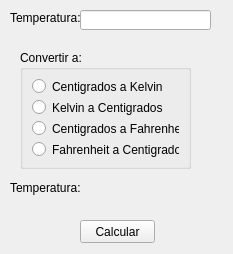
<?xml version="1.0" encoding="UTF-8"?>
<ui version="4.0">
 <class>MainWindow</class>
 <widget class="QMainWindow" name="MainWindow">
  <property name="geometry">
   <rect>
    <x>0</x>
    <y>0</y>
    <width>233</width>
    <height>254</height>
   </rect>
  </property>
  <property name="windowTitle">
   <string>MainWindow</string>
  </property>
  <widget class="QWidget" name="centralwidget">
   <widget class="QLabel" name="label_temp">
    <property name="geometry">
     <rect>
      <x>10</x>
      <y>10</y>
      <width>71</width>
      <height>16</height>
     </rect>
    </property>
    <property name="text">
     <string>Temperatura:</string>
    </property>
   </widget>
   <widget class="QPushButton" name="calcular">
    <property name="geometry">
     <rect>
      <x>80</x>
      <y>220</y>
      <width>75</width>
      <height>23</height>
     </rect>
    </property>
    <property name="text">
     <string>Calcular</string>
    </property>
   </widget>
   <widget class="QLabel" name="label_temp2">
    <property name="geometry">
     <rect>
      <x>10</x>
      <y>180</y>
      <width>71</width>
      <height>16</height>
     </rect>
    </property>
    <property name="text">
     <string>Temperatura:</string>
    </property>
   </widget>
   <widget class="QGroupBox" name="groupBox">
    <property name="geometry">
     <rect>
      <x>20</x>
      <y>50</y>
      <width>171</width>
      <height>119</height>
     </rect>
    </property>
    <property name="title">
     <string>Convertir a:</string>
    </property>
    <layout class="QVBoxLayout" name="verticalLayout">
     <item>
      <widget class="QRadioButton" name="centigrados_kelvin">
       <property name="text">
        <string>Centigrados a Kelvin</string>
       </property>
      </widget>
     </item>
     <item>
      <widget class="QRadioButton" name="kelvin_centigrados">
       <property name="text">
        <string>Kelvin a Centigrados</string>
       </property>
      </widget>
     </item>
     <item>
      <widget class="QRadioButton" name="centigrados_fahrenheit">
       <property name="text">
        <string>Centigrados a Fahrenheit</string>
       </property>
      </widget>
     </item>
     <item>
      <widget class="QRadioButton" name="fahrenheit_centigrados">
       <property name="text">
        <string>Fahrenheit a Centigrados</string>
       </property>
      </widget>
     </item>
    </layout>
   </widget>
   <widget class="QLineEdit" name="input_temp">
    <property name="geometry">
     <rect>
      <x>80</x>
      <y>10</y>
      <width>131</width>
      <height>20</height>
     </rect>
    </property>
    <property name="maxLength">
     <number>10</number>
    </property>
   </widget>
   <widget class="QLabel" name="conversion">
    <property name="geometry">
     <rect>
      <x>80</x>
      <y>180</y>
      <width>121</width>
      <height>16</height>
     </rect>
    </property>
    <property name="text">
     <string/>
    </property>
   </widget>
  </widget>
 </widget>
 <resources/>
 <connections/>
</ui>
